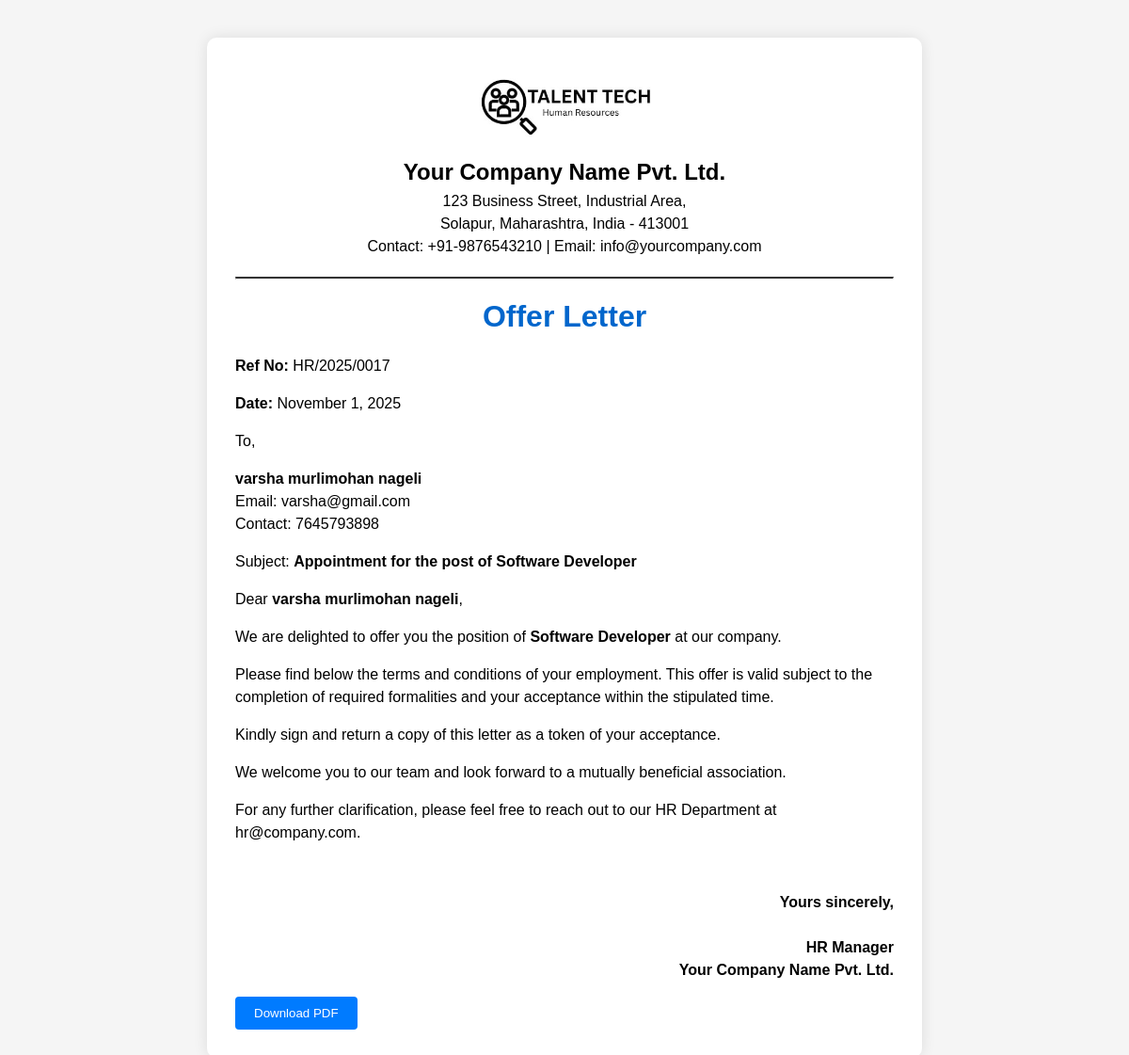
/offer_letter_view.php?id=17, run on the app's committed database.
### tables this page shows
CREATE TABLE IF NOT EXISTS `job_applications` (
  `id` int NOT NULL AUTO_INCREMENT,
  `candidate_id` int DEFAULT NULL,
  `job_id` int DEFAULT NULL,
  `name` varchar(100) DEFAULT NULL,
  `email` varchar(100) DEFAULT NULL,
  `phone` varchar(20) DEFAULT NULL,
  `resume` varchar(255) DEFAULT NULL,
  `cover_letter` text,
  `applied_at` timestamp NULL DEFAULT CURRENT_TIMESTAMP,
  `status` varchar(50) DEFAULT 'Pending',
  `reason` text,
  `interview_date` date DEFAULT NULL,
  `interview_time` time DEFAULT NULL,
  `applied_on` datetime DEFAULT CURRENT_TIMESTAMP,
  `meet_link` varchar(255) DEFAULT NULL,
  `interview_status` enum('Pending','Attended','Not Attended') DEFAULT 'Pending',
  `selection_status` enum('Pending','Selected','Rejected') DEFAULT 'Pending',
  `rejection_reason` text,
  `offer_letter` varchar(255) DEFAULT NULL,
  `interview_letter_path` varchar(255) DEFAULT NULL,
  `offer_status` enum('Pending','Accepted','Rejected') DEFAULT 'Pending',
  PRIMARY KEY (`id`)
);

CREATE TABLE IF NOT EXISTS `candidates` (
  `id` int NOT NULL AUTO_INCREMENT,
  `full_name` varchar(100) DEFAULT NULL,
  `email` varchar(100) DEFAULT NULL,
  `password` varchar(255) DEFAULT NULL,
  `contact` varchar(15) DEFAULT NULL,
  `gender` varchar(10) DEFAULT NULL,
  `qualification` varchar(100) DEFAULT NULL,
  `dob` date DEFAULT NULL,
  `photo` varchar(255) DEFAULT NULL,
  `resume` varchar(255) DEFAULT NULL,
  `experience_status` enum('Yes','No') DEFAULT NULL,
  `experience_details` text,
  `employee_type` tinyint(1) NOT NULL DEFAULT '0',
  `status` varchar(20) DEFAULT 'Pending',
  PRIMARY KEY (`id`),
  UNIQUE KEY `email` (`email`)
);

CREATE TABLE IF NOT EXISTS `jobs` (
  `job_id` int NOT NULL AUTO_INCREMENT,
  `title` varchar(255) DEFAULT NULL,
  `description` text,
  `posted_date` date NOT NULL DEFAULT (curdate()),
  `from_date` date DEFAULT NULL,
  `to_date` date DEFAULT NULL,
  `image` varchar(255) DEFAULT NULL,
  PRIMARY KEY (`job_id`)
);

### offer_letter_view.php (the view, shortened to what this page needs)
<?php
$conn = new mysqli("localhost", "root", "", "company_db");
$application_id = intval($_GET['id']);
$sql = "
    SELECT
        c.full_name, c.email, c.contact,
        j.title AS job_title,
        ja.selection_status,
        ja.offer_letter  -- optional if you store letter as file/path
    FROM job_applications ja
    JOIN candidates c ON ja.candidate_id = c.id
    JOIN jobs j ON ja.job_id = j.job_id
    WHERE ja.id = ?
";
$stmt = $conn->prepare($sql);
$stmt->bind_param("i", $application_id);
$stmt->execute();
$result = $stmt->get_result();
$row = $result->fetch_assoc();
function safeOut($str) {
    return htmlspecialchars($str);
}
?>
<!DOCTYPE html>
<html lang="en">
<head>
</head>
<body>
    <div class="letter">
    <div style="text-align: center;">
        <img src="tech.jpg" alt="Company Logo" style="height: 80px; margin-bottom: 10px;">
        <h2 style="margin: 5px 0;">Your Company Name Pvt. Ltd.</h2>
        <p style="margin: 0;">
            123 Business Street, Industrial Area,<br>
            Solapur, Maharashtra, India - 413001<br>
            Contact: +91-9876543210 | Email: info@yourcompany.com
        </p>
    </div>
    <hr style="margin: 20px 0; border-top: 2px solid #333;">
    <h1>Offer Letter</h1>
    <p><strong>Ref No:</strong> HR/<?= date('Y') ?>/<?= str_pad($application_id, 4, '0', STR_PAD_LEFT) ?></p>
    <p><strong>Date:</strong> <?= date('F j, Y') ?></p>
    <p>To,</p>
    <p><strong><?= safeOut($row['full_name']) ?></strong><br>
    Email: <?= safeOut($row['email']) ?><br>
    Contact: <?= safeOut($row['contact']) ?></p>
    <p>Subject: <strong>Appointment for the post of <?= safeOut($row['job_title']) ?></strong></p>
    <p>Dear <strong><?= safeOut($row['full_name']) ?></strong>,</p>
    <p>We are delighted to offer you the position of <strong><?= safeOut($row['job_title']) ?></strong> at our company.</p>
    <p>Please find below the terms and conditions of your employment. This offer is valid subject to the completion of required formalities and your acceptance within the stipulated time.</p>
    <p>Kindly sign and return a copy of this letter as a token of your acceptance.</p>
    <p>We welcome you to our team and look forward to a mutually beneficial association.</p>
    <p>For any further clarification, please feel free to reach out to our HR Department at hr@company.com.</p>
    <div class="signature">
        <p>Yours sincerely,<br><br>
        HR Manager<br>
        Your Company Name Pvt. Ltd.</p>
    </div>
    <button id="downloadBtn" onclick="downloadPDF()" style="padding:10px 20px; background:#007BFF; color:#fff; border:none; border-radius:4px;">
        Download PDF
    </button>
</div>
</body>
</html>

### offer_letter_view.php (style rules this page uses)
body { font-family: Arial, sans-serif; margin: 40px; background: #f5f5f5; }
.letter { background: white; padding: 30px; border-radius: 10px; max-width: 700px; margin: auto; box-shadow: 0 0 15px rgba(0,0,0,0.1); }
h1 { text-align: center; color: #0066cc; }
p { font-size: 16px; line-height: 1.5; }
.signature { margin-top: 50px; font-weight: bold; text-align: right; }

### data on the page
job_applications: candidate.full_name "varsha murlimohan nageli", candidate.email "varsha@gmail.com", candidate.contact "7645793898", job.title "Software Developer"

### other printed values
str_pad($application_id, 4, '0', STR_PAD_LEFT) "0017"
